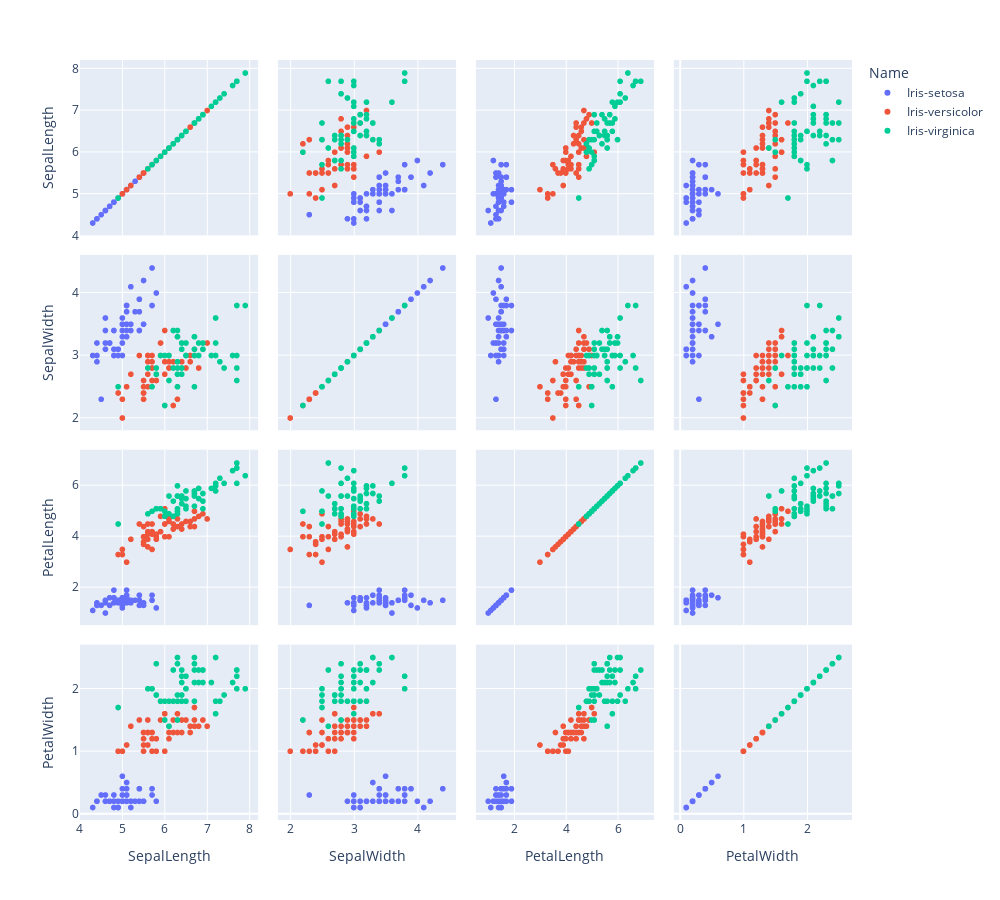

Notebook code cell kept with this figure:
### Markdown cell above
#### **Relaciones entre variables del dataset Iris (Plotly)**
El ejemplo a continuación es similar al `sns.pairplot()` de **Seaborn** explicado anteriomente. La matriz de dispersión muestra cómo se relacionan todas las variables numéricas del conjunto de datos Iris, diferenciando por especie.

### Code cell
fig = px.scatter_matrix(df_iris, dimensions=df_iris.columns[:-1], color='Name', width=1000, height=900)
fig.show()

### Figure 1 — Plotly figure (JSON) as saved in the notebook; plotly's stock layout.template omitted (floating-point values rounded to 4 significant figures)
{"data": [{"dimensions": [{"axis": {"matches": true}, "label": "SepalLength", "values": [5.1, 4.9, 4.7, 4.6, 5.0, 5.4, 4.6, 5.0, 4.4, 4.9, 5.4, 4.8, 4.8, 4.3, 5.8, 5.7, 5.4, 5.1, 5.7, 5.1, 5.4, 5.1, 4.6, 5.1, 4.8, 5.0, 5.0, 5.2, 5.2, 4.7, 4.8, 5.4, 5.2, 5.5, 4.9, 5.0, 5.5, 4.9, 4.4, 5.1, 5.0, 4.5, 4.4, 5.0, 5.1, 4.8, 5.1, 4.6, 5.3, 5.0]}, {"axis": {"matches": true}, "label": "SepalWidth", "values": [3.5, 3.0, 3.2, 3.1, 3.6, 3.9, 3.4, 3.4, 2.9, 3.1, 3.7, 3.4, 3.0, 3.0, 4.0, 4.4, 3.9, 3.5, 3.8, 3.8, 3.4, 3.7, 3.6, 3.3, 3.4, 3.0, 3.4, 3.5, 3.4, 3.2, 3.1, 3.4, 4.1, 4.2, 3.1, 3.2, 3.5, 3.1, 3.0, 3.4, 3.5, 2.3, 3.2, 3.5, 3.8, 3.0, 3.8, 3.2, 3.7, 3.3]}, {"axis": {"matches": true}, "label": "PetalLength", "values": [1.4, 1.4, 1.3, 1.5, 1.4, 1.7, 1.4, 1.5, 1.4, 1.5, 1.5, 1.6, 1.4, 1.1, 1.2, 1.5, 1.3, 1.4, 1.7, 1.5, 1.7, 1.5, 1.0, 1.7, 1.9, 1.6, 1.6, 1.5, 1.4, 1.6, 1.6, 1.5, 1.5, 1.4, 1.5, 1.2, 1.3, 1.5, 1.3, 1.5, 1.3, 1.3, 1.3, 1.6, 1.9, 1.4, 1.6, 1.4, 1.5, 1.4]}, {"axis": {"matches": true}, "label": "PetalWidth", "values": [0.2, 0.2, 0.2, 0.2, 0.2, 0.4, 0.3, 0.2, 0.2, 0.1, 0.2, 0.2, 0.1, 0.1, 0.2, 0.4, 0.4, 0.3, 0.3, 0.3, 0.2, 0.4, 0.2, 0.5, 0.2, 0.2, 0.4, 0.2, 0.2, 0.2, 0.2, 0.4, 0.1, 0.2, 0.1, 0.2, 0.2, 0.1, 0.2, 0.2, 0.3, 0.3, 0.2, 0.6, 0.4, 0.3, 0.2, 0.2, 0.2, 0.2]}], "hovertemplate": "Name=Iris-setosa<br>%{xaxis.title.text}=%{x}<br>%{yaxis.title.text}=%{y}<extra></extra>", "legendgroup": "Iris-setosa", "marker": {"color": "#636efa", "symbol": "circle"}, "name": "Iris-setosa", "showlegend": true, "type": "splom"}, {"dimensions": [{"axis": {"matches": true}, "label": "SepalLength", "values": [7.0, 6.4, 6.9, 5.5, 6.5, 5.7, 6.3, 4.9, 6.6, 5.2, 5.0, 5.9, 6.0, 6.1, 5.6, 6.7, 5.6, 5.8, 6.2, 5.6, 5.9, 6.1, 6.3, 6.1, 6.4, 6.6, 6.8, 6.7, 6.0, 5.7, 5.5, 5.5, 5.8, 6.0, 5.4, 6.0, 6.7, 6.3, 5.6, 5.5, 5.5, 6.1, 5.8, 5.0, 5.6, 5.7, 5.7, 6.2, 5.1, 5.7]}, {"axis": {"matches": true}, "label": "SepalWidth", "values": [3.2, 3.2, 3.1, 2.3, 2.8, 2.8, 3.3, 2.4, 2.9, 2.7, 2.0, 3.0, 2.2, 2.9, 2.9, 3.1, 3.0, 2.7, 2.2, 2.5, 3.2, 2.8, 2.5, 2.8, 2.9, 3.0, 2.8, 3.0, 2.9, 2.6, 2.4, 2.4, 2.7, 2.7, 3.0, 3.4, 3.1, 2.3, 3.0, 2.5, 2.6, 3.0, 2.6, 2.3, 2.7, 3.0, 2.9, 2.9, 2.5, 2.8]}, {"axis": {"matches": true}, "label": "PetalLength", "values": [4.7, 4.5, 4.9, 4.0, 4.6, 4.5, 4.7, 3.3, 4.6, 3.9, 3.5, 4.2, 4.0, 4.7, 3.6, 4.4, 4.5, 4.1, 4.5, 3.9, 4.8, 4.0, 4.9, 4.7, 4.3, 4.4, 4.8, 5.0, 4.5, 3.5, 3.8, 3.7, 3.9, 5.1, 4.5, 4.5, 4.7, 4.4, 4.1, 4.0, 4.4, 4.6, 4.0, 3.3, 4.2, 4.2, 4.2, 4.3, 3.0, 4.1]}, {"axis": {"matches": true}, "label": "PetalWidth", "values": [1.4, 1.5, 1.5, 1.3, 1.5, 1.3, 1.6, 1.0, 1.3, 1.4, 1.0, 1.5, 1.0, 1.4, 1.3, 1.4, 1.5, 1.0, 1.5, 1.1, 1.8, 1.3, 1.5, 1.2, 1.3, 1.4, 1.4, 1.7, 1.5, 1.0, 1.1, 1.0, 1.2, 1.6, 1.5, 1.6, 1.5, 1.3, 1.3, 1.3, 1.2, 1.4, 1.2, 1.0, 1.3, 1.2, 1.3, 1.3, 1.1, 1.3]}], "hovertemplate": "Name=Iris-versicolor<br>%{xaxis.title.text}=%{x}<br>%{yaxis.title.text}=%{y}<extra></extra>", "legendgroup": "Iris-versicolor", "marker": {"color": "#EF553B", "symbol": "circle"}, "name": "Iris-versicolor", "showlegend": true, "type": "splom"}, {"dimensions": [{"axis": {"matches": true}, "label": "SepalLength", "values": [6.3, 5.8, 7.1, 6.3, 6.5, 7.6, 4.9, 7.3, 6.7, 7.2, 6.5, 6.4, 6.8, 5.7, 5.8, 6.4, 6.5, 7.7, 7.7, 6.0, 6.9, 5.6, 7.7, 6.3, 6.7, 7.2, 6.2, 6.1, 6.4, 7.2, 7.4, 7.9, 6.4, 6.3, 6.1, 7.7, 6.3, 6.4, 6.0, 6.9, 6.7, 6.9, 5.8, 6.8, 6.7, 6.7, 6.3, 6.5, 6.2, 5.9]}, {"axis": {"matches": true}, "label": "SepalWidth", "values": [3.3, 2.7, 3.0, 2.9, 3.0, 3.0, 2.5, 2.9, 2.5, 3.6, 3.2, 2.7, 3.0, 2.5, 2.8, 3.2, 3.0, 3.8, 2.6, 2.2, 3.2, 2.8, 2.8, 2.7, 3.3, 3.2, 2.8, 3.0, 2.8, 3.0, 2.8, 3.8, 2.8, 2.8, 2.6, 3.0, 3.4, 3.1, 3.0, 3.1, 3.1, 3.1, 2.7, 3.2, 3.3, 3.0, 2.5, 3.0, 3.4, 3.0]}, {"axis": {"matches": true}, "label": "PetalLength", "values": [6.0, 5.1, 5.9, 5.6, 5.8, 6.6, 4.5, 6.3, 5.8, 6.1, 5.1, 5.3, 5.5, 5.0, 5.1, 5.3, 5.5, 6.7, 6.9, 5.0, 5.7, 4.9, 6.7, 4.9, 5.7, 6.0, 4.8, 4.9, 5.6, 5.8, 6.1, 6.4, 5.6, 5.1, 5.6, 6.1, 5.6, 5.5, 4.8, 5.4, 5.6, 5.1, 5.1, 5.9, 5.7, 5.2, 5.0, 5.2, 5.4, 5.1]}, {"axis": {"matches": true}, "label": "PetalWidth", "values": [2.5, 1.9, 2.1, 1.8, 2.2, 2.1, 1.7, 1.8, 1.8, 2.5, 2.0, 1.9, 2.1, 2.0, 2.4, 2.3, 1.8, 2.2, 2.3, 1.5, 2.3, 2.0, 2.0, 1.8, 2.1, 1.8, 1.8, 1.8, 2.1, 1.6, 1.9, 2.0, 2.2, 1.5, 1.4, 2.3, 2.4, 1.8, 1.8, 2.1, 2.4, 2.3, 1.9, 2.3, 2.5, 2.3, 1.9, 2.0, 2.3, 1.8]}], "hovertemplate": "Name=Iris-virginica<br>%{xaxis.title.text}=%{x}<br>%{yaxis.title.text}=%{y}<extra></extra>", "legendgroup": "Iris-virginica", "marker": {"color": "#00cc96", "symbol": "circle"}, "name": "Iris-virginica", "showlegend": true, "type": "splom"}], "layout": {"dragmode": "select", "height": 900, "legend": {"title": {"text": "Name"}, "tracegroupgap": 0}, "margin": {"t": 60}, "width": 1000}}
